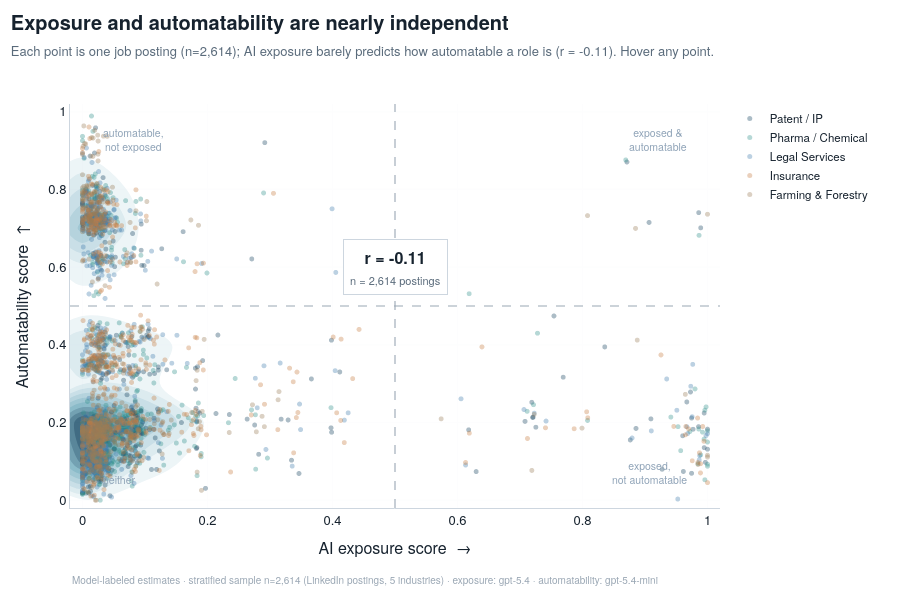

The code cell stored with this chart in its notebook:
### Markdown cell above
### B5 · Posting-level density & distribution shift (interactive)

### Code cell
# Interactive joint density: contour of all postings + hoverable points.
_d = df.dropna(subset=["final_exposure_score","final_automatable_score"]).copy()
_N = len(_d); _r = float(np.corrcoef(_d.final_exposure_score, _d.final_automatable_score)[0, 1])
_rng = np.random.default_rng(42)
_d["_jx"] = np.clip(_d.final_exposure_score + _rng.normal(0, 0.012, _N), 0, 1)
_d["_jy"] = np.clip(_d.final_automatable_score + _rng.normal(0, 0.018, _N), 0, 1)
fig = go.Figure()
fig.add_trace(go.Histogram2dContour(x=_d._jx, y=_d._jy,
    colorscale=[[0,"#ffffff"],[0.25,"#cfe3ea"],[0.6,"#7fb4c4"],[1,"#11405c"]],
    showscale=False, ncontours=14, line=dict(width=0), hoverinfo="skip", opacity=0.9))
for key in [k for k in ORDER if k in _d.industry_key.unique()]:
    s = _d[_d.industry_key == key]
    fig.add_trace(go.Scattergl(x=s._jx, y=s._jy, mode="markers", name=LABEL.get(key, key),
        marker=dict(size=5, color=IND_COLOR.get(key, "#888"), opacity=0.35, line=dict(width=0)),
        customdata=np.stack([s.title_clean.fillna("(no title)"), s.year], axis=-1),
        hovertemplate="<b>%{customdata[0]}</b><br>"+LABEL.get(key, key)+" · %{customdata[1]}<br>"
                      "Exposure %{x:.2f} · Automatability %{y:.2f}<extra></extra>"))
fig.add_vline(x=0.5, line=dict(color="#9aa7b4", dash="dash", width=1.1))
fig.add_hline(y=0.5, line=dict(color="#9aa7b4", dash="dash", width=1.1))
fig.add_annotation(x=0.5, y=0.6, text=f"<b>r = {_r:+.2f}</b><br><span style='font-size:11px;color:{SUB}'>n = {_N:,} postings</span>",
    showarrow=False, font=dict(size=16, color=INK), bgcolor="white", bordercolor="#cdd6df", borderwidth=1, borderpad=6)
for qx, qy, t in [(0.97,0.97,"exposed &<br>automatable"),(0.03,0.97,"automatable,<br>not exposed"),
                  (0.97,0.03,"exposed,<br>not automatable"),(0.03,0.03,"neither")]:
    fig.add_annotation(x=qx, y=qy, text=t, showarrow=False, xanchor="right" if qx>0.5 else "left",
                       yanchor="top" if qy>0.5 else "bottom", font=dict(size=10.5, color="#90a4b8"))
# right-side legend keeps the 5 industries clear of the bottom footer
base(fig, "Exposure and automatability are nearly independent",
     f"Each point is one job posting (n={_N:,}); AI exposure barely predicts how automatable a role is (r = {_r:+.2f}). Hover any point.", h=600, t=104, b=92, r=180, foot_y=-0.20)
fig.update_xaxes(title="AI exposure score  →", range=[-0.02, 1.02])
fig.update_yaxes(title="Automatability score  ↑", range=[-0.02, 1.02])
fig.update_layout(legend=RIGHT_LEGEND)
export(fig, "fig09_joint_density.html")
fig

### Figure 1 — Plotly figure (JSON) as saved in the notebook; plotly's stock layout.template omitted (floating-point values rounded to 4 significant figures; data arrays with more than 128 entries replaced by an {"elided": "..."} marker saying what was removed)
{"data": [{"colorscale": [[0, "#ffffff"], [0.25, "#cfe3ea"], [0.6, "#7fb4c4"], [1, "#11405c"]], "hoverinfo": "skip", "line": {"width": 0}, "ncontours": 14, "opacity": 0.9, "showscale": false, "type": "histogram2dcontour", "x": {"elided": "2614 float values"}, "y": {"elided": "2614 float values"}}, {"customdata": {"elided": "393x2 mixed values"}, "hovertemplate": "<b>%{customdata[0]}</b><br>Patent / IP · %{customdata[1]}<br>Exposure %{x:.2f} · Automatability %{y:.2f}<extra></extra>", "marker": {"color": "#11405c", "line": {"width": 0}, "opacity": 0.35, "size": 5}, "mode": "markers", "name": "Patent / IP", "type": "scattergl", "x": {"elided": "393 float values"}, "y": {"elided": "393 float values"}}, {"customdata": {"elided": "600x2 mixed values"}, "hovertemplate": "<b>%{customdata[0]}</b><br>Pharma / Chemical · %{customdata[1]}<br>Exposure %{x:.2f} · Automatability %{y:.2f}<extra></extra>", "marker": {"color": "#2f8f8a", "line": {"width": 0}, "opacity": 0.35, "size": 5}, "mode": "markers", "name": "Pharma / Chemical", "type": "scattergl", "x": {"elided": "600 float values"}, "y": {"elided": "600 float values"}}, {"customdata": {"elided": "600x2 mixed values"}, "hovertemplate": "<b>%{customdata[0]}</b><br>Legal Services · %{customdata[1]}<br>Exposure %{x:.2f} · Automatability %{y:.2f}<extra></extra>", "marker": {"color": "#3f7cac", "line": {"width": 0}, "opacity": 0.35, "size": 5}, "mode": "markers", "name": "Legal Services", "type": "scattergl", "x": {"elided": "600 float values"}, "y": {"elided": "600 float values"}}, {"customdata": {"elided": "600x2 mixed values"}, "hovertemplate": "<b>%{customdata[0]}</b><br>Insurance · %{customdata[1]}<br>Exposure %{x:.2f} · Automatability %{y:.2f}<extra></extra>", "marker": {"color": "#c47a3f", "line": {"width": 0}, "opacity": 0.35, "size": 5}, "mode": "markers", "name": "Insurance", "type": "scattergl", "x": {"elided": "600 float values"}, "y": {"elided": "600 float values"}}, {"customdata": {"elided": "421x2 mixed values"}, "hovertemplate": "<b>%{customdata[0]}</b><br>Farming & Forestry · %{customdata[1]}<br>Exposure %{x:.2f} · Automatability %{y:.2f}<extra></extra>", "marker": {"color": "#977a55", "line": {"width": 0}, "opacity": 0.35, "size": 5}, "mode": "markers", "name": "Farming & Forestry", "type": "scattergl", "x": {"elided": "421 float values"}, "y": {"elided": "421 float values"}}], "layout": {"annotations": [{"bgcolor": "white", "bordercolor": "#cdd6df", "borderpad": 6, "borderwidth": 1, "font": {"color": "#16222e", "size": 16}, "showarrow": false, "text": "<b>r = -0.11</b><br><span style='font-size:11px;color:#5a6b7b'>n = 2,614 postings</span>", "x": 0.5, "y": 0.6}, {"font": {"color": "#90a4b8", "size": 10.5}, "showarrow": false, "text": "exposed &<br>automatable", "x": 0.97, "xanchor": "right", "y": 0.97, "yanchor": "top"}, {"font": {"color": "#90a4b8", "size": 10.5}, "showarrow": false, "text": "automatable,<br>not exposed", "x": 0.03, "xanchor": "left", "y": 0.97, "yanchor": "top"}, {"font": {"color": "#90a4b8", "size": 10.5}, "showarrow": false, "text": "exposed,<br>not automatable", "x": 0.97, "xanchor": "right", "y": 0.03, "yanchor": "bottom"}, {"font": {"color": "#90a4b8", "size": 10.5}, "showarrow": false, "text": "neither", "x": 0.03, "xanchor": "left", "y": 0.03, "yanchor": "bottom"}, {"align": "left", "font": {"color": "#9aa7b4", "size": 10}, "showarrow": false, "text": "Model-labeled estimates · stratified sample n=2,614 (LinkedIn postings, 5 industries) · exposure: gpt-5.4 · automatability: gpt-5.4-mini", "x": 0.0, "xanchor": "left", "xref": "paper", "y": -0.2, "yref": "paper"}], "font": {"color": "#16222e", "family": "Helvetica Neue, Arial, sans-serif", "size": 13}, "height": 600, "hoverlabel": {"bgcolor": "white", "bordercolor": "#cdd6df", "font": {"color": "#000000", "family": "Helvetica Neue, Arial, sans-serif", "size": 12.5}}, "legend": {"bgcolor": "rgba(255,255,255,0)", "font": {"size": 11.5}, "orientation": "v", "x": 1.015, "xanchor": "left", "y": 1.0, "yanchor": "top"}, "margin": {"b": 92, "l": 70, "r": 180, "t": 104}, "paper_bgcolor": "white", "plot_bgcolor": "white", "shapes": [{"line": {"color": "#9aa7b4", "dash": "dash", "width": 1.1}, "type": "line", "x0": 0.5, "x1": 0.5, "xref": "x", "y0": 0, "y1": 1, "yref": "y domain"}, {"line": {"color": "#9aa7b4", "dash": "dash", "width": 1.1}, "type": "line", "x0": 0, "x1": 1, "xref": "x domain", "y0": 0.5, "y1": 0.5, "yref": "y"}], "title": {"font": {"size": 20}, "text": "<b>Exposure and automatability are nearly independent</b><br><span style='font-size:13px;color:#5a6b7b'>Each point is one job posting (n=2,614); AI exposure barely predicts how automatable a role is (r = -0.11). Hover any point.</span>", "x": 0.012, "xanchor": "left", "y": 0.95}, "xaxis": {"gridcolor": "#eef2f6", "linecolor": "#cdd6df", "range": [-0.02, 1.02], "showgrid": true, "title": {"text": "AI exposure score  →"}, "zeroline": false}, "yaxis": {"gridcolor": "#eef2f6", "linecolor": "#cdd6df", "range": [-0.02, 1.02], "showgrid": true, "title": {"text": "Automatability score  ↑"}, "zeroline": false}}}
